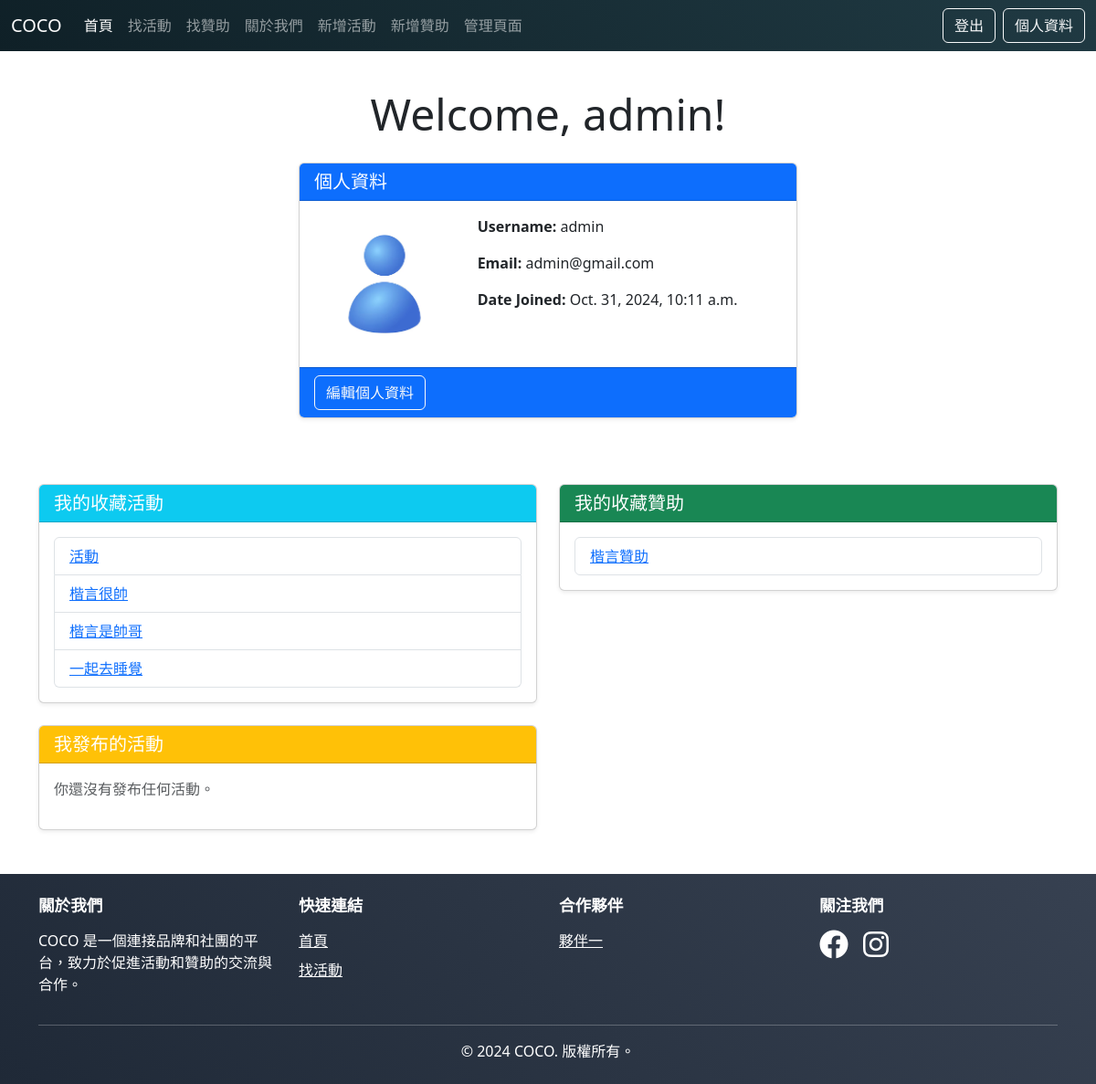
Before: /profile/ (signed in) with the older database file.
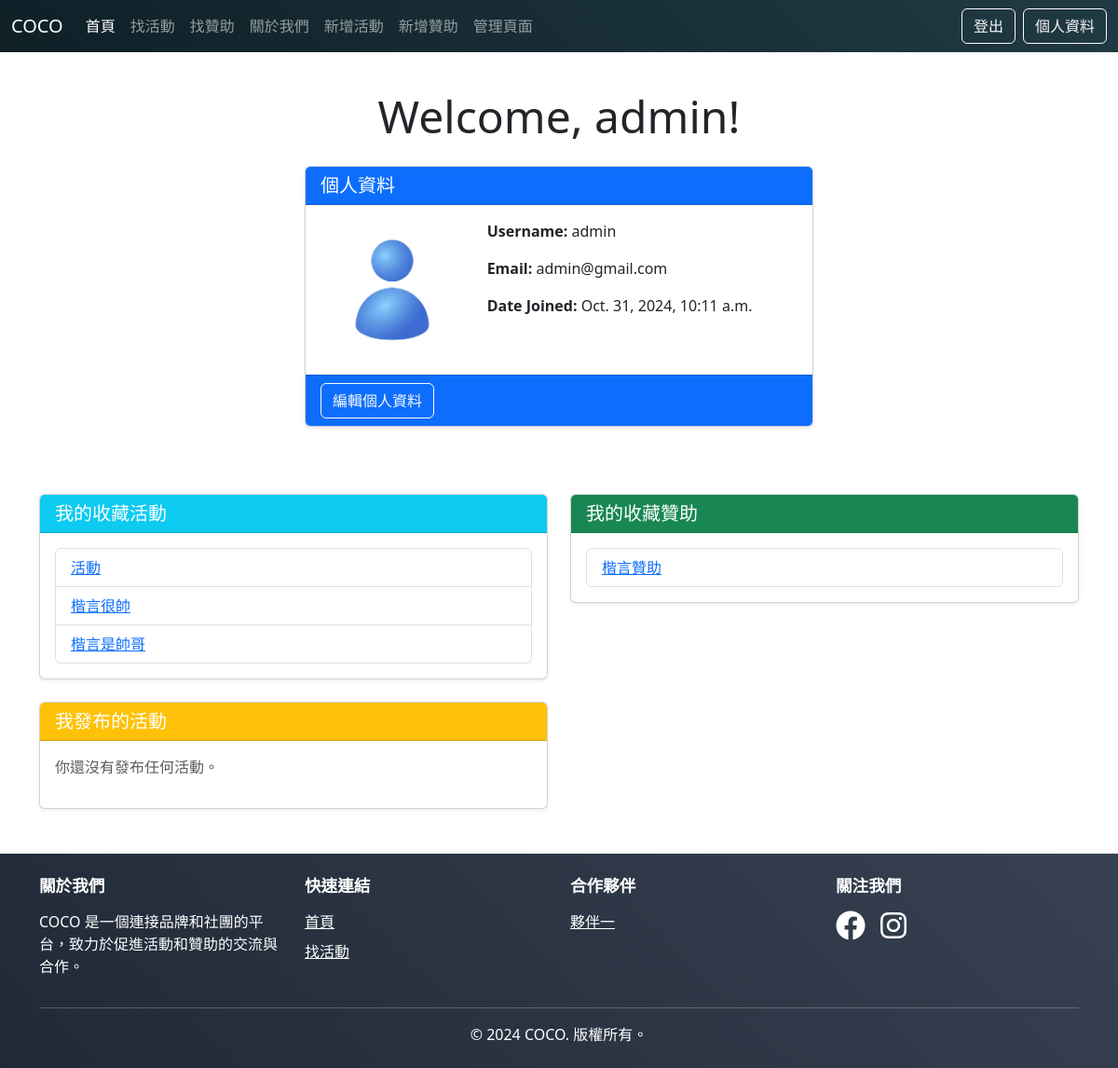
After: the same page with the newer database file.
### events/models.py (models this page shows, shortened)
class Activitynew(models.Model):
    title = models.CharField(max_length=200)           # 活動名稱
    description = models.TextField()                   # 活動描述
    location = models.CharField(max_length=100)        # 活動地點
    date = models.DateField()                          # 活動日期
    image = models.ImageField(upload_to='activitynew_images/', blank=True, null=True)  # 活動圖片
    is_favorited = models.BooleanField(default=False)  # 收藏狀態
    check_status = models.BooleanField(default=False) # 審核狀態
    organizer = models.ForeignKey(
        settings.AUTH_USER_MODEL,
        on_delete=models.CASCADE,
        related_name='organized_activities',
        null=True,
        blank=True
    )

class Sponsorshipnew(models.Model):
    title = models.CharField(max_length=200)            # 贊助名稱
    description = models.TextField()                    # 贊助描述
    sponsor = models.CharField(max_length=100)          # 贊助者名稱
    amount = models.DecimalField(max_digits=10, decimal_places=2)  # 贊助金額
    image = models.ImageField(upload_to='sponsorship_images/', blank=True, null=True)  # 贊助圖片
    location = models.CharField(max_length=100,default="unknown")        # 贊助地點
    date_posted = models.DateTimeField(default=timezone.now)  # 贊助發布日期
    is_favorited = models.BooleanField(default=False)   # 收藏狀態
    check_status = models.BooleanField(default=False) # 審核狀態
    organizer = models.ForeignKey(
        settings.AUTH_USER_MODEL,
        on_delete=models.CASCADE,
        related_name='organized_sponsorships',
        null=True,
        blank=True
    )

### events/views.py (the view)
# urls.py: path('profile/', views.profile_view, name='profile'),
@login_required
def profile_view(request):
    if request.method == 'POST':
        form = UserProfileForm(request.POST, instance=request.user)
        if form.is_valid():
            form.save()
            messages.success(request, 'Your profile has been updated!')
            return redirect('profile')
    else:
        form = UserProfileForm(instance=request.user)
    favorite_activities = Activitynew.objects.filter(is_favorited=True)
    favorite_sponsorships = Sponsorshipnew.objects.filter(is_favorited=True)
    user_activities = Activitynew.objects.filter(organizer=request.user)
    context = {
        'form': form,
        'favorite_activities': favorite_activities,
        'favorite_sponsorships': favorite_sponsorships,
        'user_activities': user_activities
    }
    return render(request, 'events/profile.html', context)

### events/templates/events/profile.html (shortened to what the changed rows need)
{% extends 'base.html' %}
{% load django_bootstrap5 %}
{% load static %}
{% block content %}
<div class="container mt-5">
    <div class="text-center mb-4">
        <h1 class="display-5">Welcome, {{ user.username }}!</h1>
    </div>
    <div class="row gy-4 mt-5">
        <div class="col-lg-6">
            <div class="card shadow-sm">
                <div class="card-body">
                    {% if favorite_activities %}
                        <ul class="list-group">
                            {% for activity in favorite_activities %}
                                <li class="list-group-item">
                                    <a href="{% url 'activity_detail' activity.id %}">
                                        {{ activity.title }}
                                    </a>
                                </li>
                            {% endfor %}
                        </ul>
                    {% else %}
                        <p class="text-muted">你還沒有收藏任何活動。</p>
                    {% endif %}
                </div>
            </div>
        </div>
        <div class="col-lg-6">
            <div class="card shadow-sm">
                <div class="card-body">
                    {% if favorite_sponsorships %}
                        <ul class="list-group">
                            {% for sponsorship in favorite_sponsorships %}
                                <li class="list-group-item">
                                    <a href="{% url 'sponsor_detail' sponsorship.id %}">
                                        {{ sponsorship.title }}
                                    </a>
                                </li>
                            {% endfor %}
                        </ul>
                    {% else %}
                        <p class="text-muted">你還沒有收藏任何贊助。</p>
                    {% endif %}
                </div>
            </div>
        </div>
    </div>
</div>
{% endblock %}

Changed rows visible on the page:
no longer on this page (row edited): Activitynew: title "一起去睡覺"
